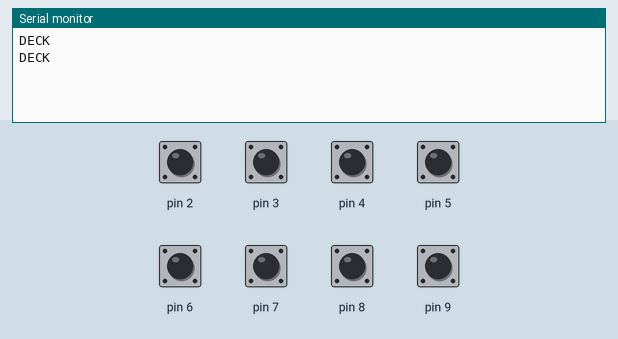
This sketch was run on a simulated Arduino Uno, built with avr-gcc and run on an emulated ATmega328P. Parts: the last lines printed to the serial monitor. Inputs (shaded band) come from the test bench; at power-on: pin 2–9 HIGH.

Above: at 1.2 s.
1.3 s: pin 2 pulled LOW for 0.15 s
At 1.9 s:
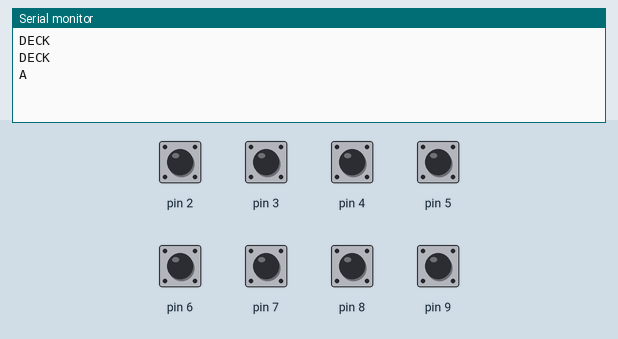
2.9 s: pin 3 pulled LOW for 0.15 s
4.5 s: pin 4 pulled LOW for 0.15 s
At 4.83 s:
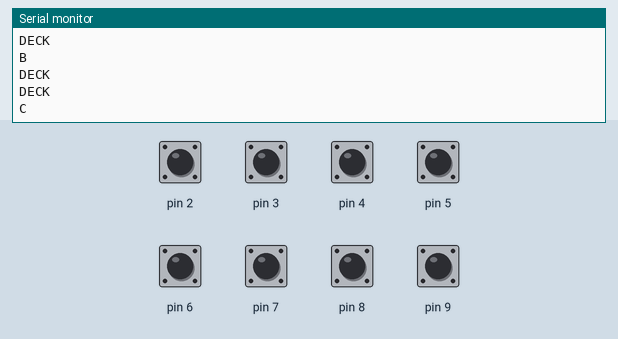
6.1 s: pin 5 pulled LOW for 0.15 s
At 6.8 s:
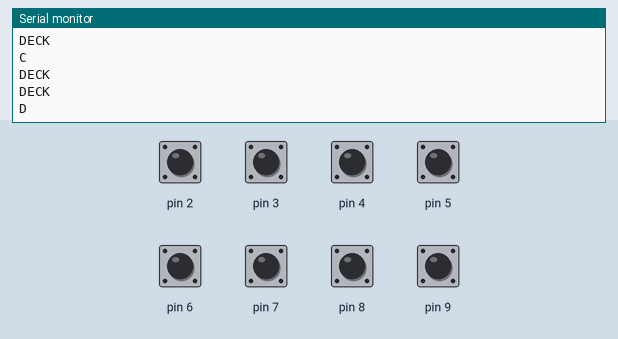
7.7 s: pin 6 pulled LOW for 0.15 s
At 7.93 s:
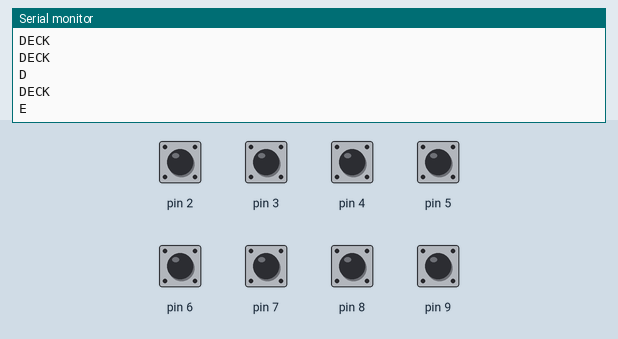
9.3 s: pin 7 pulled LOW for 0.15 s
At 9.9 s:
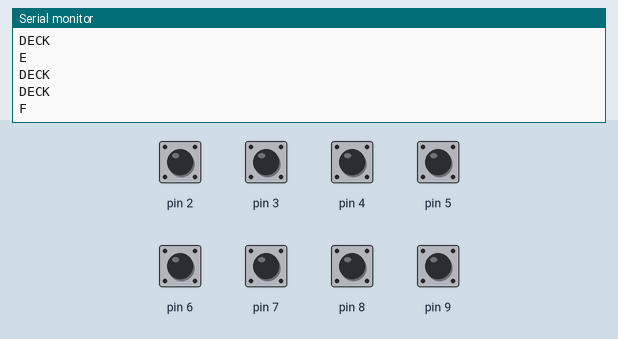

The sketch:

streamdeck.ino
```cpp
const unsigned long KEEPALIVE_INTERVAL = 1000; // 1 second
unsigned long lastKeepAlive = 0;
const unsigned long DEBOUNCE_DELAY = 50;  // Reduced to 50ms for faster response

// Button state tracking
struct ButtonState {
  bool lastState;
  bool currentState;
  unsigned long lastDebounceTime;
  bool canSend;
};

ButtonState buttons[8];

void setup() {
  Serial.begin(9600);

  // Configure input pins with internal pull-up resistors
  for (int pin = 2; pin <= 9; pin++) {
    pinMode(pin, INPUT_PULLUP);
  }

  // Initialize button states
  for (int i = 0; i < 8; i++) {
    buttons[i].lastState = HIGH;
    buttons[i].currentState = HIGH;
    buttons[i].lastDebounceTime = 0;
    buttons[i].canSend = true;
  }

  // Send initial identification
  Serial.println("DECK");
}

void loop() {
  unsigned long currentMillis = millis();

  // Check for incoming messages without blocking
  while (Serial.available() > 0) {
    String input = Serial.readStringUntil('\n');
    input.trim();

    if (input == "TEST") {
      Serial.println("DECK");
    }
    else if (input == "PING") {
      Serial.println("PONG");
    }
  }

  // Check button states - non-blocking
  char buttonChars[] = {'A', 'B', 'C', 'D', 'E', 'F', 'G', 'H'};
  for (int i = 0; i < 8; i++) {
    // Read current button state
    bool reading = digitalRead(i + 2);

    // If the state changed, reset the debounce timer
    if (reading != buttons[i].lastState) {
      buttons[i].lastDebounceTime = currentMillis;
    }

    // Check if enough time has passed since last state change
    if ((currentMillis - buttons[i].lastDebounceTime) > DEBOUNCE_DELAY) {
      // If the state has changed:
      if (reading != buttons[i].currentState) {
        buttons[i].currentState = reading;

        // Only send on button press (LOW) and if we haven't sent recently
        if (buttons[i].currentState == LOW && buttons[i].canSend) {
          Serial.println(buttonChars[i]);
          buttons[i].canSend = false;  // Prevent multiple sends
        }
        // Reset send flag when button is released
        else if (buttons[i].currentState == HIGH) {
          buttons[i].canSend = true;
        }
      }
    }

    buttons[i].lastState = reading;
  }

  // Send periodic keepalive - non-blocking
  if (currentMillis - lastKeepAlive >= KEEPALIVE_INTERVAL) {
    Serial.println("DECK");
    lastKeepAlive = currentMillis;
  }
}
```

Measured:
- after the input at 1.3 s, the serial monitor: prints a new line after 0.05 s (image 1)
- after the input at 4.5 s, the serial monitor: prints a new line after 0.05 s (image 2)
- after the input at 6.1 s, the serial monitor: prints a new line after 0.05 s (image 3)
- after the input at 7.7 s, the serial monitor: prints a new line after 0.05 s (image 4)
- after the input at 9.3 s, the serial monitor: prints a new line after 0.05 s (image 5)
